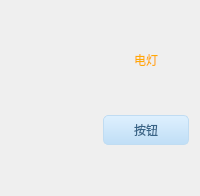
    <widget class="QFrame" name="frame1">
     <property name="styleSheet">
      <string notr="true">QFrame #frame1
{
background:transparent;border:1px solid white;
}</string>
     </property>
     <layout class="QGridLayout" name="gridLayout_17">
      <item row="4" column="1">
       <spacer name="verticalSpacer_7">
        <property name="orientation">
         <enum>Qt::Vertical</enum>
        </property>
        <property name="sizeHint" stdset="0">
         <size>
          <width>20</width>
          <height>40</height>
         </size>
        </property>
       </spacer>
      </item>
      <item row="1" column="1" alignment="Qt::AlignHCenter">
       <widget class="QLabel" name="label_36">
        <property name="styleSheet">
         <string notr="true">font: 12pt &quot;迷你简行楷碑&quot;;
color: rgb(255, 170, 0);</string>
        </property>
        <property name="text">
         <string>电灯</string>
        </property>
       </widget>
      </item>
      <item row="1" column="0" rowspan="3">
       <widget class="QLabel" name="light">
        <property name="minimumSize">
         <size>
          <width>80</width>
          <height>80</height>
         </size>
        </property>
        <property name="maximumSize">
         <size>
          <width>180</width>
          <height>200</height>
         </size>
        </property>
        <property name="text">
         <string/>
        </property>
        <property name="pixmap">
         <pixmap resource="../../../map.qrc">:/res/Baidu_JS/LOGO_BLACK/电灯.png</pixmap>
        </property>
        <property name="scaledContents">
         <bool>true</bool>
        </property>
       </widget>
      </item>
      <item row="3" column="1">
       <widget class="QPushButton" name="LightSwitch">
        <property name="sizePolicy">
         <sizepolicy hsizetype="Preferred" vsizetype="Preferred">
          <horstretch>0</horstretch>
          <verstretch>0</verstretch>
         </sizepolicy>
        </property>
        <property name="minimumSize">
         <size>
          <width>50</width>
          <height>27</height>
         </size>
        </property>
        <property name="maximumSize">
         <size>
          <width>150</width>
          <height>90</height>
         </size>
        </property>
        <property name="styleSheet">
         <string notr="true">QPushButton,.QToolButton{
border-style:none;
border:1px solid #C0DCF2;
color:#386487;
padding:5px;
min-height:15px;
border-radius:5px;
background:qlineargradient(spread:pad,x1:0,y1:0,x2:0,y2:1,stop:0 #DEF0FE,stop:1 #C0DEF6);
font: 10pt &quot;迷你简小标宋&quot;;
}

QPushButton:hover,.QToolButton:hover{
background:qlineargradient(spread:pad,x1:0,y1:0,x2:0,y2:1,stop:0 #F2F9FF,stop:1 #DAEFFF);
}

QPushButton:pressed,.QToolButton:pressed{
background:qlineargradient(spread:pad,x1:0,y1:0,x2:0,y2:1,stop:0 #DEF0FE,stop:1 #C0DEF6);
}</string>
        </property>
        <property name="text">
         <string>按钮</string>
        </property>
       </widget>
      </item>
      <item row="2" column="1">
       <spacer name="verticalSpacer_8">
        <property name="orientation">
         <enum>Qt::Vertical</enum>
        </property>
        <property name="sizeHint" stdset="0">
         <size>
          <width>20</width>
          <height>40</height>
         </size>
        </property>
       </spacer>
      </item>
      <item row="0" column="1">
       <spacer name="verticalSpacer_9">
        <property name="orientation">
         <enum>Qt::Vertical</enum>
        </property>
        <property name="sizeHint" stdset="0">
         <size>
          <width>20</width>
          <height>40</height>
         </size>
        </property>
       </spacer>
      </item>
     </layout>
    </widget>
